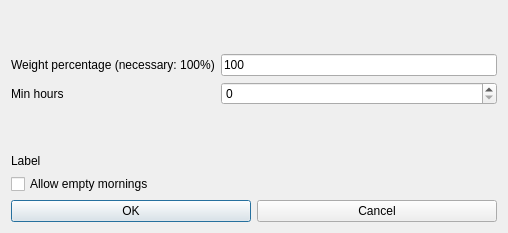
<?xml version="1.0" encoding="UTF-8"?>
<ui version="4.0">
 <class>ModifyConstraintStudentsMinHoursPerMorningForm_template</class>
 <widget class="QDialog" name="ModifyConstraintStudentsMinHoursPerMorningForm_template">
  <property name="geometry">
   <rect>
    <x>0</x>
    <y>0</y>
    <width>508</width>
    <height>233</height>
   </rect>
  </property>
  <property name="windowTitle">
   <string extracomment="This is the title of the dialog to modify a constraint of this type">Modify students min hours per morning</string>
  </property>
  <layout class="QGridLayout" name="gridLayout">
   <item row="0" column="1">
    <spacer name="verticalSpacer">
     <property name="orientation">
      <enum>Qt::Vertical</enum>
     </property>
     <property name="sizeHint" stdset="0">
      <size>
       <width>20</width>
       <height>40</height>
      </size>
     </property>
    </spacer>
   </item>
   <item row="1" column="0" colspan="2">
    <widget class="QLabel" name="weightTextLabel">
     <property name="frameShape">
      <enum>QFrame::NoFrame</enum>
     </property>
     <property name="frameShadow">
      <enum>QFrame::Plain</enum>
     </property>
     <property name="text">
      <string>Weight percentage (necessary: 100%)</string>
     </property>
     <property name="wordWrap">
      <bool>false</bool>
     </property>
    </widget>
   </item>
   <item row="1" column="2">
    <widget class="QLineEdit" name="weightLineEdit">
     <property name="text">
      <string notr="true">100</string>
     </property>
    </widget>
   </item>
   <item row="2" column="0">
    <widget class="QLabel" name="minHoursTextLabel">
     <property name="frameShape">
      <enum>QFrame::NoFrame</enum>
     </property>
     <property name="frameShadow">
      <enum>QFrame::Plain</enum>
     </property>
     <property name="text">
      <string>Min hours</string>
     </property>
     <property name="wordWrap">
      <bool>false</bool>
     </property>
    </widget>
   </item>
   <item row="2" column="2">
    <widget class="QSpinBox" name="minHoursSpinBox"/>
   </item>
   <item row="3" column="1">
    <spacer name="verticalSpacer_2">
     <property name="orientation">
      <enum>Qt::Vertical</enum>
     </property>
     <property name="sizeHint" stdset="0">
      <size>
       <width>20</width>
       <height>40</height>
      </size>
     </property>
    </spacer>
   </item>
   <item row="4" column="0" colspan="3">
    <widget class="QLabel" name="allowLabel">
     <property name="text">
      <string notr="true">Label</string>
     </property>
    </widget>
   </item>
   <item row="5" column="0" colspan="3">
    <widget class="QCheckBox" name="allowEmptyMorningsCheckBox">
     <property name="text">
      <string>Allow empty mornings</string>
     </property>
     <property name="checkable">
      <bool>true</bool>
     </property>
     <property name="checked">
      <bool>false</bool>
     </property>
    </widget>
   </item>
   <item row="6" column="0" colspan="3">
    <layout class="QHBoxLayout" name="horizontalLayout">
     <item>
      <widget class="QPushButton" name="okPushButton">
       <property name="text">
        <string>OK</string>
       </property>
      </widget>
     </item>
     <item>
      <widget class="QPushButton" name="cancelPushButton">
       <property name="text">
        <string>Cancel</string>
       </property>
      </widget>
     </item>
    </layout>
   </item>
  </layout>
 </widget>
 <layoutdefault spacing="6" margin="11"/>
 <resources/>
 <connections/>
</ui>
